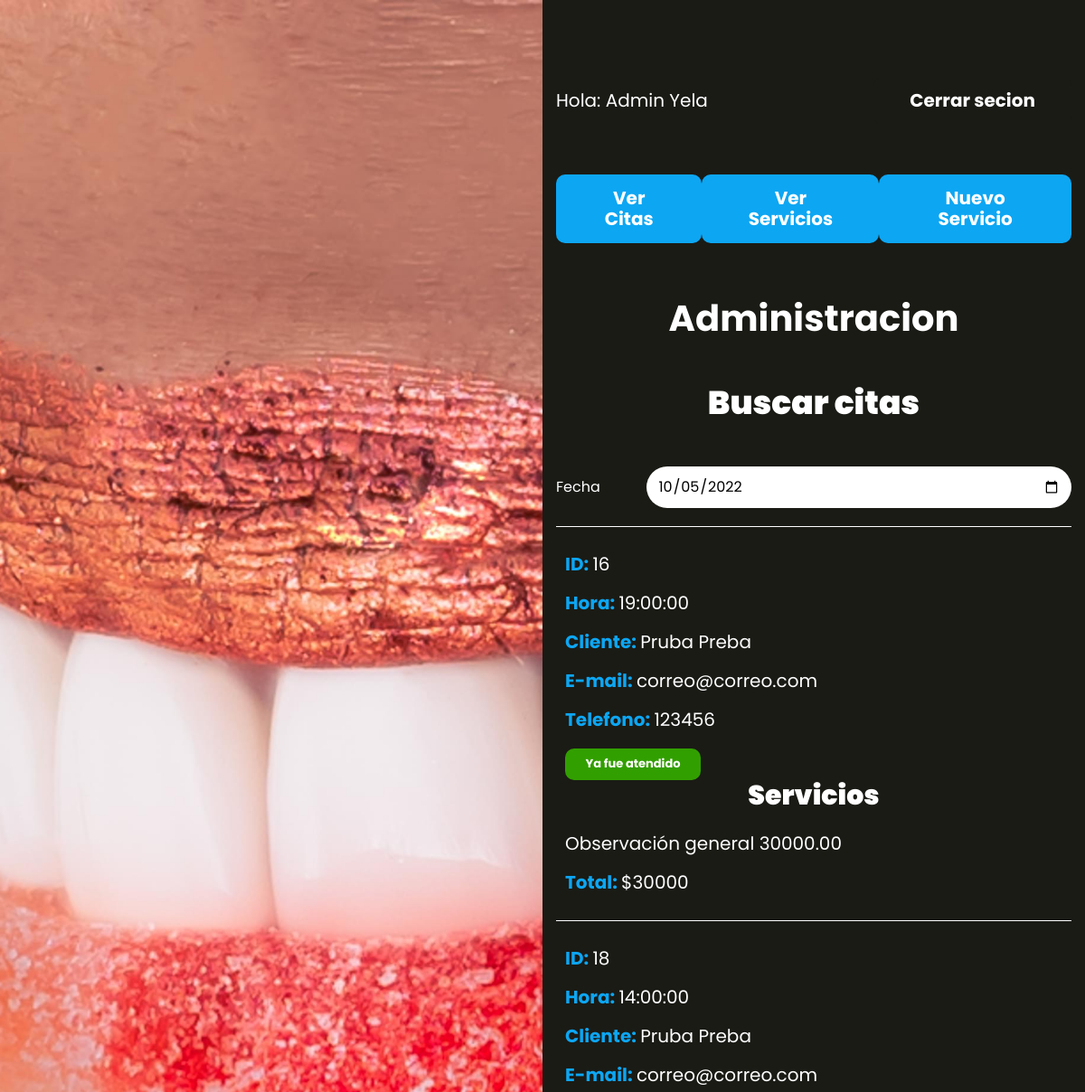
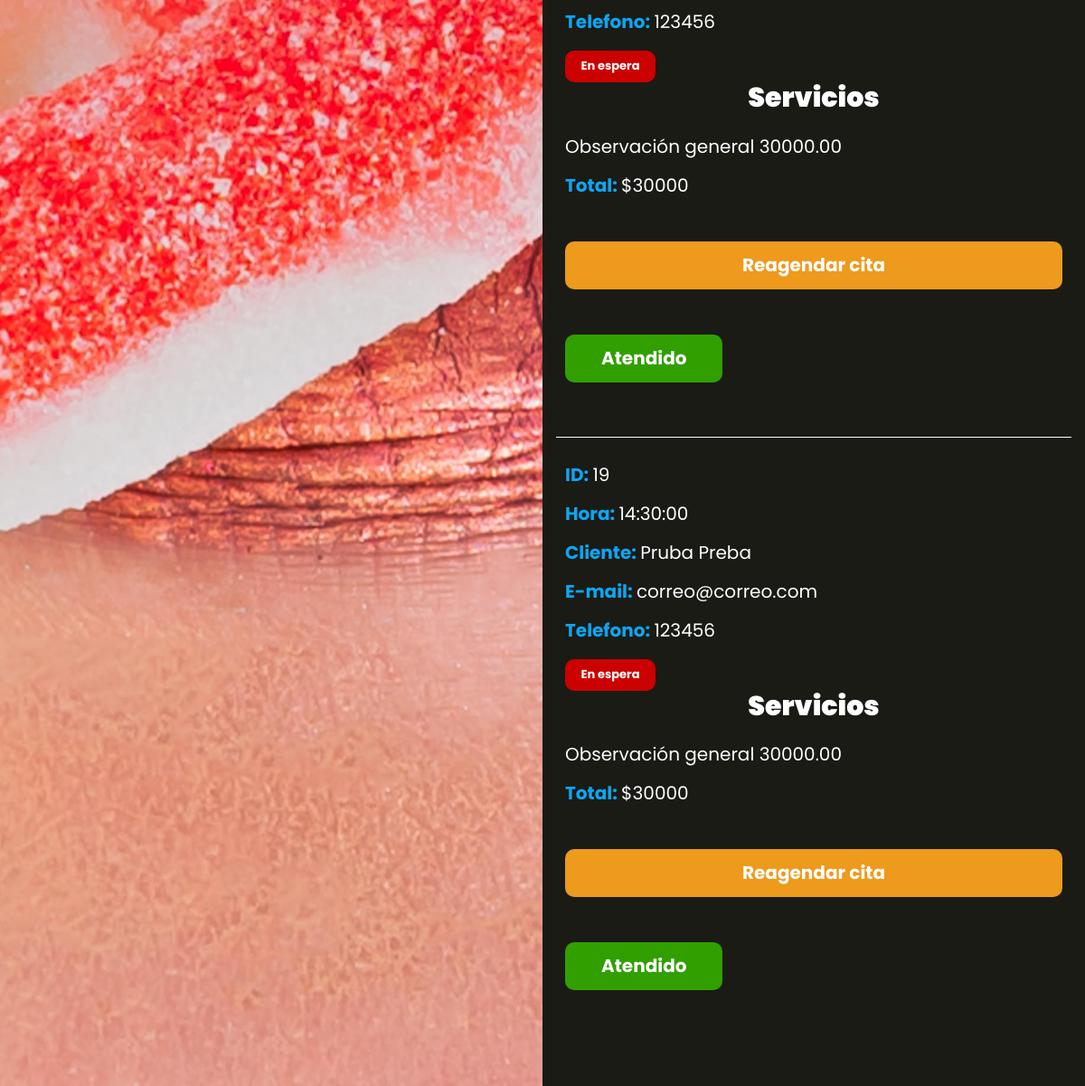
The page /admin (signed in) on the database its author committed (2 pictures, top to bottom).
### tables this page shows
CREATE TABLE `citas` (
  `id` int NOT NULL AUTO_INCREMENT,
  `fecha` date DEFAULT NULL,
  `hora` time DEFAULT NULL,
  `usuarioId` int DEFAULT NULL,
  `estado` tinyint(1) DEFAULT NULL,
  PRIMARY KEY (`id`),
  KEY `fk_citas_usuarios_idx` (`usuarioId`),
  CONSTRAINT `citas_FK` FOREIGN KEY (`usuarioId`) REFERENCES `usuarios` (`id`) ON DELETE SET NULL ON UPDATE SET NULL
);

CREATE TABLE `usuarios` (
  `id` int NOT NULL AUTO_INCREMENT,
  `nombre` varchar(60) DEFAULT NULL,
  `apellido` varchar(60) DEFAULT NULL,
  `email` varchar(30) DEFAULT NULL,
  `password` varchar(60) DEFAULT NULL,
  `telefono` varchar(10) DEFAULT NULL,
  `admin` tinyint(1) DEFAULT NULL,
  `confirmado` tinyint(1) DEFAULT NULL,
  `token` varchar(15) DEFAULT NULL,
  PRIMARY KEY (`id`)
);

CREATE TABLE `servicios` (
  `id` int NOT NULL AUTO_INCREMENT,
  `nombre` varchar(60) DEFAULT NULL,
  `precio` decimal(10,2) DEFAULT NULL,
  PRIMARY KEY (`id`)
);

### controllers/AdminController.php (called while the page is built, shortened)
<?php
class AdminController {
    public static function index(Router $router){
        $fecha = $_GET['fecha'] ?? date('Y-m-d');
        $consulta = "SELECT citas.id, citas.hora, CONCAT( usuarios.nombre, ' ', usuarios.apellido) as cliente,citas.estado, ";
        $consulta .= " usuarios.email, usuarios.telefono, servicios.nombre as servicio, servicios.precio  ";
        $consulta .= " FROM citas  ";
        $consulta .= " LEFT OUTER JOIN usuarios ";
        $consulta .= " ON citas.usuarioId=usuarios.id  ";
        $consulta .= " LEFT OUTER JOIN citasservicios ";
        $consulta .= " ON citasservicios.citaId=citas.id ";
        $consulta .= " LEFT OUTER JOIN servicios ";
        $consulta .= " ON servicios.id=citasservicios.servicioId ";
        $consulta .= " WHERE fecha =  '${fecha}' ";
        $citas = AdminCita::SQL($consulta);
        $router->render('admin/index', [
            'nombre' => $_SESSION['nombre'],
            'citas' => $citas,
            'fecha' => $fecha
        ]);
    }
}

### public/index.php (called while the page is built, shortened)
<?php
$router = new Router();
$router->get('/', [LoginController::class, 'login']);
$router->post('/', [LoginController::class, 'login']);
$router->get('/logout', [LoginController::class, 'logout']);
$router->get('/olvide', [LoginController::class, 'olvide']);
$router->post('/olvide', [LoginController::class, 'olvide']);
$router->get('/recuperar', [LoginController::class, 'recuperar']);
$router->post('/recuperar', [LoginController::class, 'recuperar']);
$router->get('/crear-cuenta', [LoginController::class, 'crear']);
$router->post('/crear-cuenta', [LoginController::class, 'crear']);
$router->get('/confirmar-cuenta', [LoginController::class, 'confirmar']);
$router->get('/mensaje', [LoginController::class, 'mensaje']);
$router->get('/cita', [CitaController::class, 'index']);
$router->get('/cita/actualizar', [CitaController::class, 'actualizar']);
$router->post('/cita/actualizar', [CitaController::class, 'actualizar']);
$router->get('/admin', [AdminController::class, 'index']);
$router->get('/api/servicios',[APIController::class, 'index']);
$router->get('/api/horas',[APIController::class, 'buscarhora']);
$router->post('/api/citas',[APIController::class, 'guardar']);
$router->post('/api/eliminar',[APIController::class, 'eliminar']);
$router->post('/api/atendido',[APIController::class, 'atendido']);
$router->get('/servicios',[ServicioController::class, 'index']);
$router->get('/servicios/crear',[ServicioController::class, 'crear']);
$router->post('/servicios/crear',[ServicioController::class, 'crear']);
$router->get('/servicios/actualizar',[ServicioController::class, 'actualizar']);
$router->post('/servicios/actualizar',[ServicioController::class, 'actualizar']);
$router->post('/servicios/eliminar',[ServicioController::class, 'eliminar']);
$router->comprobarRutas();

### models/ActiveRecord.php (called while the page is built, shortened)
<?php
class ActiveRecord {
    protected static $db;
    public static function setDB($database) {
        self::$db = $database;
    }
    public static function consultarSQL($query) {
        $resultado = self::$db->query($query);
        $array = [];
        while($registro = $resultado->fetch_assoc()) {
            $array[] = static::crearObjeto($registro);
        }
        return $array;
    }
    protected static function crearObjeto($registro) {
        $objeto = new static;
        foreach($registro as $key => $value ) {
            if(property_exists( $objeto, $key  )) {
                $objeto->$key = $value;
            }
        }
        return $objeto;
    }
    public static function SQL($consulta) {
        $query = $consulta;
        $resultado = self::consultarSQL($query);
        return $resultado;
    }
}

### includes/funciones.php (called while the page is built, shortened)
<?php
function esUltimo(string $actual,string $proximo):bool{
    if($actual !== $proximo){
        return true;
    }
    return false;
}

### models/AdminCita.php (called while the page is built, shortened)
<?php
class AdminCita extends ActiveRecord {
    public function __construct($args = [])
    {
        $this->estado = $args['estado'] ?? '0';
    }
}

### views/admin/index.php (the view, shortened to what this page needs)
<?php include_once __DIR__ . '/../templates/barra.php'?>
<h1 class="nombre-pagina">Administracion</h1>
<h2>Buscar citas</h2>
<div class="busqueda">
    <form class="formulario">
        <div class="campo">
            <label for="fecha">Fecha</label>
            <input type="date" id="fecha" name="fecha" value="<?php echo $fecha; ?>">
        </div>
    </form>
</div>
<div class="citas-admin">
    <ul class="citas">
        <?php
            $idCita = 0;
            foreach($citas as $key => $cita):
            if($idCita !== $cita->id):
                $total = 0;
        ?>
            <li>
                <p>ID: <span><?php echo $cita->id; ?></span></p>
                <p>Hora: <span><?php echo $cita->hora; ?></span></p>
                <p>Cliente: <span><?php echo $cita->cliente; ?></span></p>
                <p>E-mail: <span><?php echo $cita->email; ?></span></p>
                <p>Telefono: <span><?php echo $cita->telefono; ?></span></p>
                <?php if($cita->estado){ ?>
                    <p class="atendido">Ya fue atendido</p>
                <?php } else {?>
                    <p class="noatendido">En espera</p>
                <?php } ?>
                <h3>Servicios</h3>
                <?php $idCita = $cita->id;
                    endif;
                    $total += $cita->precio;
                ?>
                <p class="servicio"><?php echo $cita->servicio . " " . $cita->precio ; ?></p>
                <?php
                    $actual = $cita->id;
                    $proximo = $citas[$key + 1]->id ?? 0;
                    if(esUltimo($actual, $proximo)){?>
                    <p class="total">Total: <span>$<?php echo $total; ?></span></p>
                    <?php if(!$cita->estado){ ?>
                        <div class="acciones-cita">
                            <a href="cita/actualizar?id=<?php echo $cita->id;?>" class="boton-actualizar">Reagendar cita</a>
                            <form action="/api/atendido" method="POST">
                                <input type="submit" class="boton-atender" value="Atendido">
                            </form>
                        </div>
                    <?php }?>
                <?php } ?>
        <?php endforeach ?>
    </ul>
</div>

### public/build/css/app.css (style rules this page uses)
html { line-height:1.15;-webkit-text-size-adjust:100% }
body { margin:0 }
h1 { font-size:2em;margin:.67em 0 }
a { background-color:transparent }
button,input,optgroup,select,textarea { font-family:inherit;font-size:100%;line-height:1.15;margin:0 }
button,input { overflow:visible }
[type=button],[type=reset],[type=submit],button { -webkit-appearance:button }
html { font-size:62.5%;box-sizing:border-box;height:100% }
body { min-height:100%;display:flex;flex-direction:column;background-color:#1a1b15;color:#fff;font-family:Poppins,sans-serif;font-size:1.6rem }
@media (min-width:768px) { body { height:100% } }
*,:after,:before { box-sizing:inherit }
a { text-decoration:none }
h1,h2,h3 { font-family:Poppins,sans-serif;margin:0 0 2.5rem;font-weight:900;color:#fff;text-align:center }
h1 { font-size:4rem }
h2 { font-size:3.6rem }
h3 { font-size:3rem;text-align:center }
p { color:#fff;font-size:2rem }
.nombre-pagina { margin:5rem 0;font-weight:700 }
.descripcion-pagina,.nombre-pagina { text-align:center }
.citas,.servicios { list-style:none;padding:0 }
.citas li,.servicios li { padding:1rem;border-top:1px solid #fff }
.citas li p,.servicios li p { font-weight:700;color:#0da6f3 }
.citas li .atendido,.servicios li .atendido { width:15rem;text-align:center;font-size:small;margin:0;padding:1rem;color:#fff;background-color:#329f00;border-radius:1rem }
.citas li .noatendido,.servicios li .noatendido { width:10rem;text-align:center;font-size:small;margin:0;padding:1rem;color:#fff;background-color:#cb0000;border-radius:1rem }
.citas li .servicio,.citas li span,.servicios li .servicio,.servicios li span { font-weight:400;color:#fff }
.formulario { margin-top:5rem;width:100% }
.campo { display:flex;margin-bottom:2rem;align-items:center }
.campo label { flex:0 0 10rem }
.campo input { flex:1;border:none;padding:1.25rem;border-radius:10rem }
.boton-actualizar { background-color:#ed9a1d;padding:1.5rem 4rem;color:#fff;font-size:2rem;font-weight:400;display:inline-block;font-weight:700;border:none;transition-property:background-color;transition-duration:.3s;text-align:center;display:block;width:100%;margin:5rem 0 }
@media (min-width:768px) { .boton-actualizar { width:auto;border-radius:1rem } }
.boton-atender { background-color:#329f00;padding:1.5rem 4rem;color:#fff;font-size:2rem;font-weight:400;display:inline-block;font-weight:700;border:none;transition-property:background-color;transition-duration:.3s;text-align:center;display:block;width:100%;margin:5rem 0 }
@media (min-width:768px) { .boton-atender { width:auto;border-radius:1rem } }

### rows shown on the page
citas: id "16", hora "19:00:00", cliente "Pruba Preba", usuarioId.email "correo@correo.com", usuarioId.telefono "123456", estado "Ya fue atendido", servicios.nombre "Observación general", servicios.precio "30000.00", total "30000"
citas: id "18", hora "14:00:00", cliente "Pruba Preba", usuarioId.email "correo@correo.com", usuarioId.telefono "123456", estado "En espera", servicios.nombre "Observación general", servicios.precio "30000.00", total "30000"
citas: id "19", hora "14:30:00", cliente "Pruba Preba", usuarioId.email "correo@correo.com", usuarioId.telefono "123456", estado "En espera", servicios.nombre "Observación general", servicios.precio "30000.00", total "30000"

### other values the page prints
$nombre "Admin Yela"
